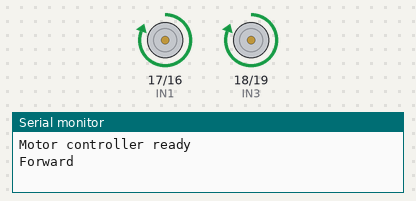
This sketch was run on a simulated Arduino Mega 2560, built with avr-gcc and run on an emulated ATmega2560. On the bench: motor-driver pin pairs drawn as motors (green arrow = first pin HIGH = forward, orange = second pin HIGH = backward, longer = more drive, scaled by the enable pin), the last lines printed to the serial monitor.

Above: at 1.0 s.
At 2.5 s:
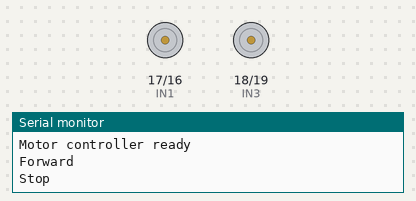
At 4.0 s:
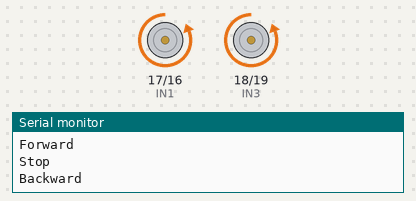
Timing chart, 0 to 7.8 s (numbered marks = the images above):
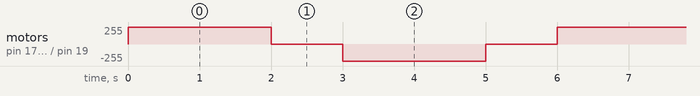

Measured:
- by itself, motor on pin 17 (IN1) / pin 16 (IN2), motor on pin 18 (IN3) / pin 19 (IN4): repeats every 6.0 s: stopped 1.0 s, backward 255/255 2.0 s, stopped 1.0 s, forward 255/255 2.0 s

The sketch:

sketch_apr9a.ino
```cpp
// Motor A (Left)
#define IN1 17
#define IN2 16
#define ENA 21

// Motor B (Right)
#define IN3 18
#define IN4 19
#define ENB 22

void setup() {
  pinMode(IN1, OUTPUT);
  pinMode(IN2, OUTPUT);
  pinMode(IN3, OUTPUT);
  pinMode(IN4, OUTPUT);
  pinMode(ENA, OUTPUT);
  pinMode(ENB, OUTPUT);

  // Enable both motors
  digitalWrite(ENA, HIGH);
  digitalWrite(ENB, HIGH);

  Serial.begin(115200);
  Serial.println("Motor controller ready");
}

void forward() {
  digitalWrite(IN1, HIGH);
  digitalWrite(IN2, LOW);
  digitalWrite(IN3, HIGH);
  digitalWrite(IN4, LOW);
}

void backward() {
  digitalWrite(IN1, LOW);
  digitalWrite(IN2, HIGH);
  digitalWrite(IN3, LOW);
  digitalWrite(IN4, HIGH);
}

void turnLeft() {
  digitalWrite(IN1, LOW);
  digitalWrite(IN2, HIGH);
  digitalWrite(IN3, HIGH);
  digitalWrite(IN4, LOW);
}

void turnRight() {
  digitalWrite(IN1, HIGH);
  digitalWrite(IN2, LOW);
  digitalWrite(IN3, LOW);
  digitalWrite(IN4, HIGH);
}

void stopMotors() {
  digitalWrite(IN1, LOW);
  digitalWrite(IN2, LOW);
  digitalWrite(IN3, LOW);
  digitalWrite(IN4, LOW);
}

void loop() {
  Serial.println("Forward");
  forward();
  delay(2000);

  Serial.println("Stop");
  stopMotors();
  delay(1000);

  Serial.println("Backward");
  backward();
  delay(2000);

  Serial.println("Stop");
  stopMotors();
  delay(1000);
}
```
